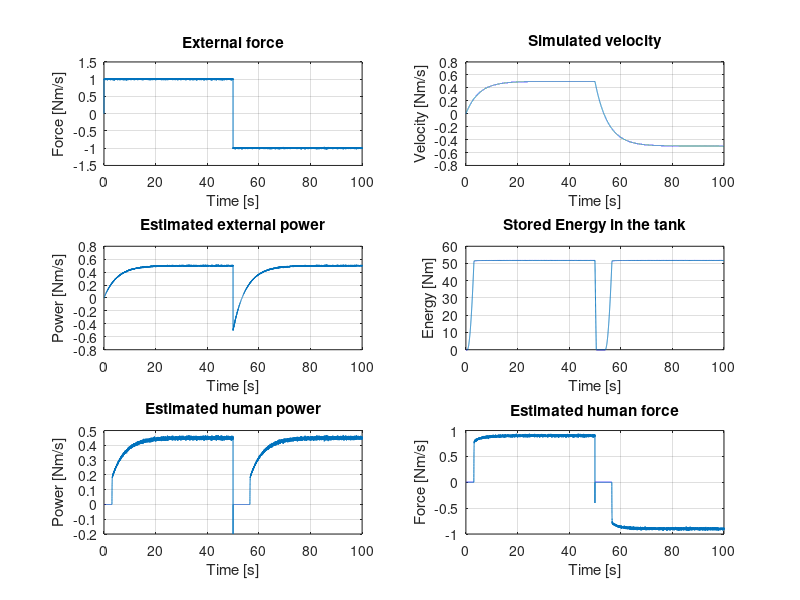

Here is the MATLAB script that generated this plot:
clc
close all
clear


% parameters

dt = 0.005;
t = 0:dt:100;

Mf = 10;
Df = 2;
Kf = 0;

% variables

xf = 0;
dxf = 0;
dxxf = 0;

F_ext = 0;

E_t = 0;
P_h = 0;
P_ext = 0;

F_ext = 0;
F_h = 0;

P_drain = .05;

for k = 1:numel(t)-1
    
    if( k*dt < 50)
        F_ext(end+1) = 1+ .01*randn;
    else
        F_ext(end+1) = -1+ .01*randn;
    end
    
    
    dxxf(end+1) = ( -Df*dxf(end) - Kf*xf(end)   + F_ext(end) ) / Mf;
    dxf(end+1) = dxf(end) + dxxf(end) * dt;
    xf(end+1) = xf(end) + dxf(end) * dt;
    
    P_ext(end+1) = F_ext(end) * dxf(end);
    
    E_t(end+1) = E_t(end) + P_ext(end) - P_h(end) - P_drain;
    if(E_t(end) < 0), E_t(end) = 0; end
    
    
    if(E_t(end) > 50 )
        alpha = (E_t(end) -50)/2;
        alpha = min(alpha,1);
        P_h(end+1) =  alpha * P_ext(end);
    else
        P_h(end+1) = 0;
    end
    
    
    F_h(end+1) = P_h(end) / dxf(end);
    
    
    
    
    

end

figure;

subplot(3,2,1)
plot(t,F_ext)
xlabel('Time [s]')
ylabel('Force [Nm/s]')
grid on
title('External force')


subplot(3,2,2)
plot(t,dxf)
xlabel('Time [s]')
ylabel('Velocity [Nm/s]')
grid on
title('Simulated velocity')


subplot(3,2,3)
plot(t,P_ext)
xlabel('Time [s]')
ylabel('Power [Nm/s]')
grid on
title('Estimated external power')


subplot(3,2,4)
plot(t,E_t)
xlabel('Time [s]')
ylabel('Energy [Nm]')
grid on
title('Stored Energy in the tank')


subplot(3,2,5)
plot(t,P_h)
xlabel('Time [s]')
ylabel('Power [Nm/s]')
grid on
title('Estimated human power')


subplot(3,2,6)
plot(t,F_h)
xlabel('Time [s]')
ylabel('Force [Nm/s]')
grid on
title('Estimated human force')









